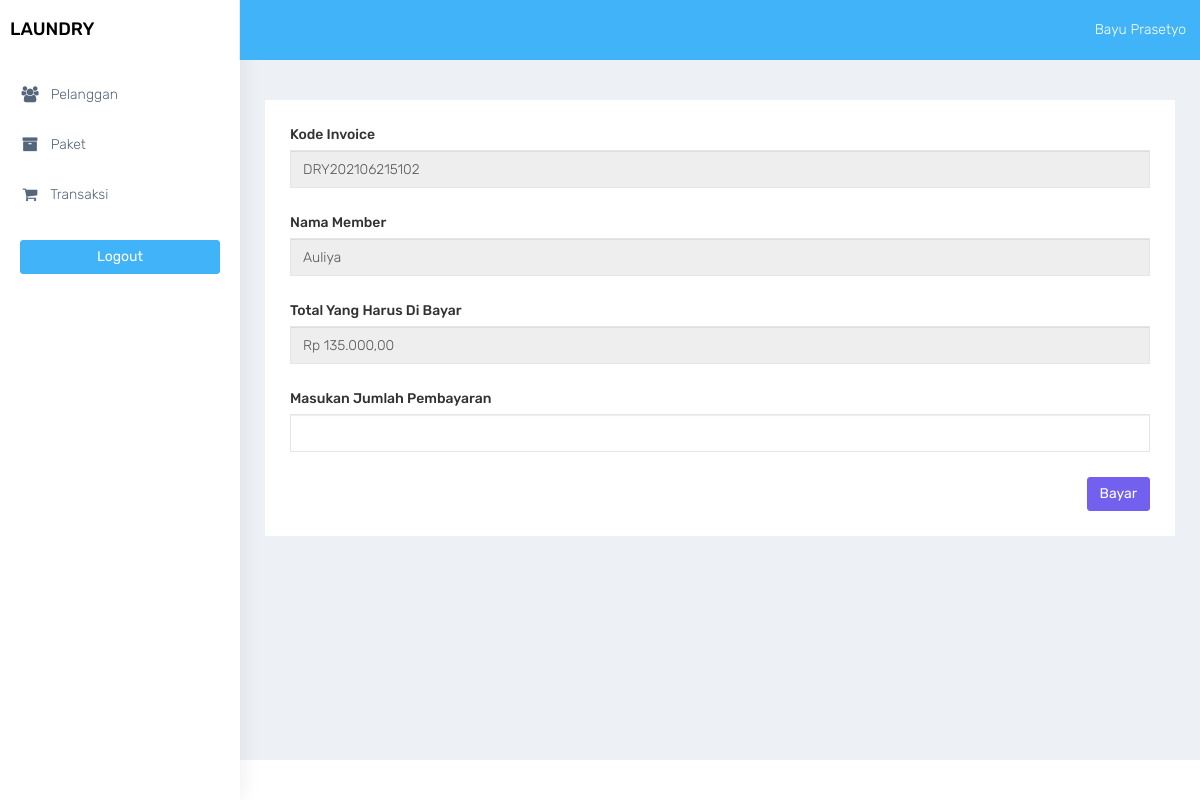
The page /transaksi_bayar.php?id=34 (signed in) on the database its author committed.
### tables this page shows
CREATE TABLE `transaksi` (
  `id_transaksi` int(11) NOT NULL AUTO_INCREMENT,
  `kode_invoice` varchar(100) DEFAULT NULL,
  `member_id` int(11) DEFAULT NULL,
  `tgl` datetime DEFAULT NULL,
  `batas_waktu` datetime DEFAULT NULL,
  `tgl_pembayaran` datetime DEFAULT NULL,
  `status` enum('baru','proses','selesai','diambil') DEFAULT NULL,
  `status_bayar` enum('dibayar','belum') DEFAULT NULL,
  `user_id` int(11) DEFAULT NULL,
  PRIMARY KEY (`id_transaksi`),
  KEY `member_id` (`member_id`),
  KEY `user_id` (`user_id`),
  CONSTRAINT `transaksi_ibfk_2` FOREIGN KEY (`member_id`) REFERENCES `member` (`id_member`),
  CONSTRAINT `transaksi_ibfk_3` FOREIGN KEY (`user_id`) REFERENCES `user` (`id_user`)
);

CREATE TABLE `member` (
  `id_member` int(11) NOT NULL AUTO_INCREMENT,
  `nama_member` varchar(100) DEFAULT NULL,
  `alamat_member` text DEFAULT NULL,
  `jenis_kelamin` enum('L','P') DEFAULT NULL,
  `telp_member` varchar(15) DEFAULT NULL,
  PRIMARY KEY (`id_member`)
);

CREATE TABLE `detail_transaksi` (
  `id_detail` int(11) NOT NULL AUTO_INCREMENT,
  `transaksi_id` int(11) DEFAULT NULL,
  `paket_id` int(11) DEFAULT NULL,
  `qty` double DEFAULT NULL,
  `total_harga` double DEFAULT NULL,
  `keterangan` text DEFAULT NULL,
  `total_bayar` int(11) DEFAULT NULL,
  PRIMARY KEY (`id_detail`),
  KEY `transaksi_id` (`transaksi_id`),
  KEY `paket_id` (`paket_id`),
  CONSTRAINT `detail_transaksi_ibfk_1` FOREIGN KEY (`transaksi_id`) REFERENCES `transaksi` (`id_transaksi`),
  CONSTRAINT `detail_transaksi_ibfk_2` FOREIGN KEY (`paket_id`) REFERENCES `paket` (`id_paket`)
);

### functions.php (called while the page is built, shortened)
<?php
function ambilsatubaris($conn,$query){
    $db = mysqli_query($conn,$query);
    return mysqli_fetch_assoc($db);
}
function rupiah($angka){
	$hasil_rupiah = "Rp " . number_format($angka,2,',','.');
	return $hasil_rupiah;
}
?>

### transaksi_bayar.php (the view, shortened to what this page needs)
<?php
require'functions.php';
$query = 'SELECT transaksi.*,member.nama_member , detail_transaksi.total_harga FROM transaksi INNER JOIN member ON member.id_member = transaksi.member_id INNER JOIN detail_transaksi ON detail_transaksi.transaksi_id = transaksi.id_transaksi WHERE transaksi.id_transaksi = ' . $_GET['id'];
$data = ambilsatubaris($conn,$query);
require'layout_header.php';
?>
<div class="container-fluid">
    <br>
    <br>
    <div class="row">
        <div class="col-md-12 col-lg-12 col-sm-12 col-xs-12">
            <div class="white-box">
                <form method="post" action="transaksi_bayar.php?id=<?= $data['id_transaksi'] ?>" id="form-submit">
                <div class="form-group">
                    <label>Kode Invoice</label>
                    <input type="text" name="kode_invoice" value="<?= $data['kode_invoice'] ?>" class="form-control" readonly>
                </div>
                <div class="form-group">
                    <label>Nama Member</label>
                    <input type="text" name="nama_member" value="<?= $data['nama_member'] ?>" class="form-control" readonly>
                </div>
                <div class="form-group">
                    <label>Total Yang Harus Di Bayar</label>
                    <input type="text" name="total_harga" value="<?= rupiah($data['total_harga']) ?>" class="form-control" readonly>
                </div>
                <div class="form-group">
                    <label>Masukan Jumlah Pembayaran</label>
                    <input type="number" name="total_bayar" id="total_bayar"  class="form-control">
                </div>
                <div class="text-right">
                    <button type="submit" name="btn-simpan" id="btn-simpan" class="btn btn-primary">Bayar</utton>
                </div>
                </form>
            </div>
        </div>
    </div>
</div>
<?php
require'layout_footer.php';
?>

### assets/css/colors/default.css (style rules this page uses)
body { background: #fff; }

### rows shown on the page
transaksi: kode_invoice "DRY202106215102", nama_member "Auliya", total_harga "Rp 135.000,00"

### other values the page prints
$_SESSION['nama_user'] "Bayu Prasetyo"
